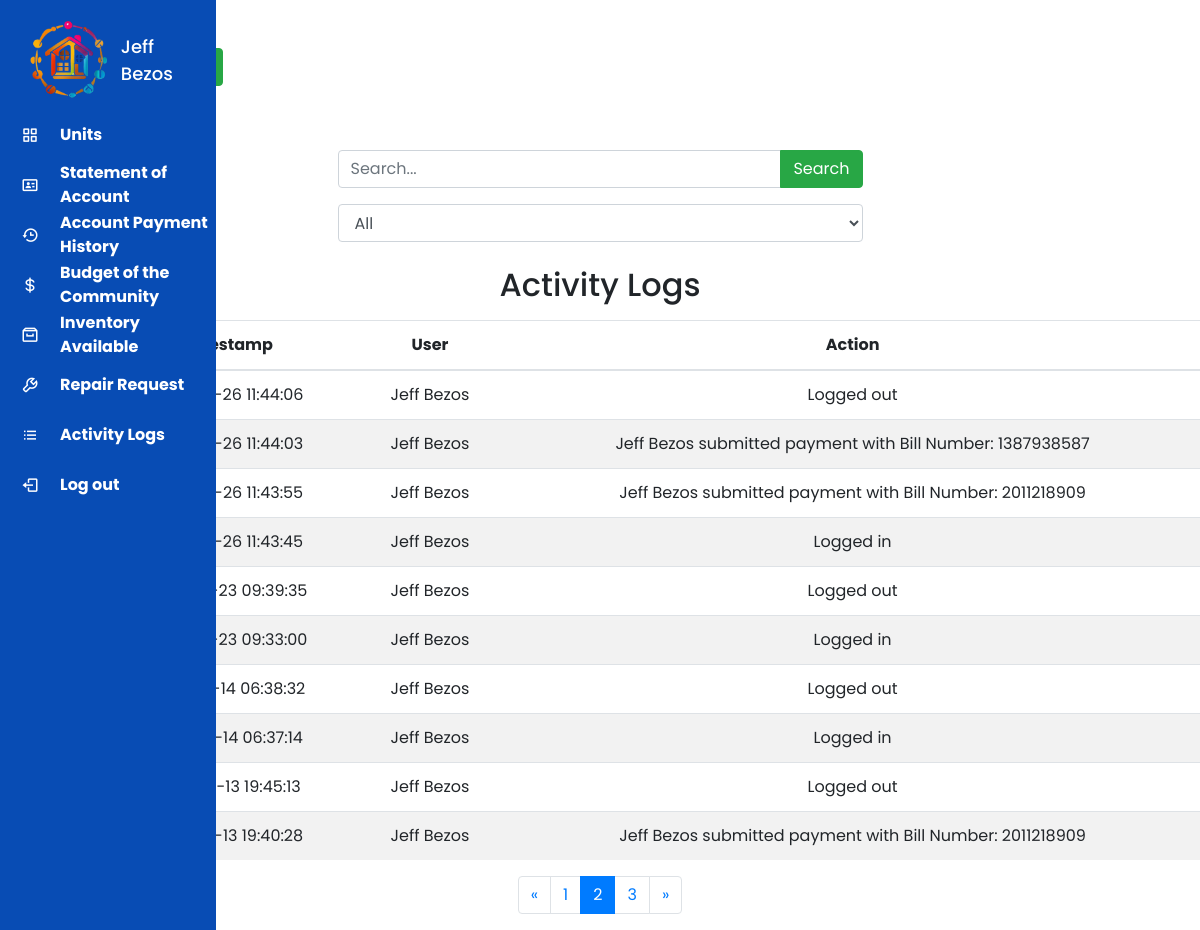
Page /casa_bougainvilla/tenant_dashboard/activitylogs.php?page=2 (signed in) on the committed database.
### tables this page shows
CREATE TABLE `activity_logs` (
  `id` int(11) NOT NULL,
  `timestamp` timestamp NOT NULL DEFAULT current_timestamp(),
  `user` varchar(255) NOT NULL,
  `action` varchar(255) NOT NULL,
  `condominium_id` int(11) DEFAULT NULL,
  `account_number` int(10) NOT NULL
);

### casa_bougainvilla/tenant_dashboard/activitylogs.php (the view, shortened to what this page needs)
<?php
include('../../includes/database.php');
$account_number = $_SESSION['account_number'];
$rowsPerPage = 10;
$page = isset($_GET['page']) ? intval($_GET['page']) : 1;
$offset = ($page - 1) * $rowsPerPage;
$activity_logs_query = "SELECT * FROM activity_logs WHERE condominium_id = 1 AND account_number = ? ORDER BY timestamp DESC LIMIT $offset, $rowsPerPage";
$stmt_logs = $mysqli->prepare($activity_logs_query);
$stmt_logs->bind_param("i", $account_number);
$stmt_logs->execute();
$activity_logs_result = $stmt_logs->get_result();
$totalRows = $mysqli->query("SELECT COUNT(*) as count FROM activity_logs WHERE condominium_id = 1 AND account_number = $account_number")->fetch_assoc()['count'];
$totalPages = ceil($totalRows / $rowsPerPage);
?>
<!DOCTYPE html>
<html lang="en">
<head>
    <link rel="stylesheet" href="https://cdn.jsdelivr.net/npm/bootstrap@4.0.0/dist/css/bootstrap.min.css">
    <link href='https://unpkg.com/boxicons@2.0.7/css/boxicons.min.css' rel='stylesheet'>
    <link rel="stylesheet" type="text/css"
        href="https://cdnjs.cloudflare.com/ajax/libs/jquery.tablesorter/2.31.3/css/theme.bootstrap.min.css">
    <link rel="stylesheet" type="text/css"
        href="https://cdnjs.cloudflare.com/ajax/libs/jquery.tablesorter/2.31.3/css/theme.default.min.css">
</head>
<body>
    <?php include "../../includes/sidebars/tenant_sidebar.php" ?>
    <div class="container">
        <button class="btn btn-success mx-5 my-5"" onclick=" downloadPDF()"><i class='bx bx-printer'></i> Print
            Table</button>
        <div class="container mt-3">
            <div class="row">
                <div class="col-md-6 offset-md-3">
                    <form method="post" action="activitylogs.php">
                        <div class="input-group">
                            <input type="text" name="searchInput" class="form-control" placeholder="Search...">
                            <div class="input-group-append">
                                <button class="btn btn-success" type="submit" name="searchButton">
                                    <i class="bi bi-search"></i> Search
                                </button>
                            </div>
                        </div>
                    </form>
                </div>
            </div>
        </div>
        <div class="container mt-3">
            <div class="row">
                <div class="col-md-6 offset-md-3">
                    <select id="timestampFilter" class="form-control">
                        <option value="all">All</option>
                    </select>
                </div>
            </div>
        </div>
        <div class="print-section">
            <h2 class="mt-4 mb-3" style="white-space: nowrap; text-align: center;">Activity Logs</h2>
            <table id="TableSorter" class="table mx-5">
                <thead>
                    <tr>
                        <th scope="col" style="white-space: nowrap; text-align: center;">
                            <center>Timestamp</center>
                        </th>
                        <th scope="col" style="white-space: nowrap; text-align: center;">
                            <center>User</center>
                        </th>
                        <th scope="col" style="white-space: nowrap; text-align: center;">
                            <center>Action</center>
                        </th>
                    </tr>
                </thead>
                <tbody>
                    <?php
                    while ($log = $activity_logs_result->fetch_assoc()) {
                        echo '<tr>
                            <td style="white-space: nowrap; text-align: center;"><center>' . $log['timestamp'] . '</center></td>
                            <td style="white-space: nowrap; text-align: center;"><center>' . $log['user'] . '</center></td>
                            <td style="white-space: nowrap; text-align: center;"><center>' . $log['action'] . '</center></td>
                        </tr>';
                    }
                    ?>
                </tbody>
            </table>
            <ul class="pagination justify-content-center">
                <?php
                $range = 5;
                $start = max(1, $page - $range);
                $end = min($totalPages, $page + $range);
                if ($page > 1) {
                    echo '<li class="page-item"><a class="page-link" href="?page=' . ($page - 1) . '">&laquo;</a></li>';
                }
                for ($i = $start; $i <= $end; $i++) {
                    echo '<li class="page-item ' . ($i == $page ? 'active' : '') . '"><a class="page-link" href="?page=' . $i . '">' . $i . '</a></li>';
                }
                if ($page < $totalPages) {
                    echo '<li class="page-item"><a class="page-link" href="?page=' . ($page + 1) . '">&raquo;</a></li>';
                }
                ?>
            </ul>
        </div>
    </div>
</body>
</html>

### casa_bougainvilla/tenant_dashboard/activitylogs.php (style rules this page uses)
* { margin: 0; padding: 0; box-sizing: border-box; font-family: 'Poppins', sans-serif; }
tbody tr:nth-child(even) { background-color: #f2f2f2; }
tbody tr:nth-child(odd) { background-color: #ffffff; }

### includes/sidebars/tenant_sidebar.php (style rules this page uses)
* { margin: 0; padding: 0; box-sizing: border-box; font-family: 'Poppins', sans-serif; }

### rows in the picture
activity_logs: timestamp "2024-02-26 11:44:06", user "Jeff Bezos", action "Logged out"
activity_logs: timestamp "2024-02-26 11:44:03", user "Jeff Bezos", action "Jeff Bezos submitted payment with Bill Number: 1387938587"
activity_logs: timestamp "2024-02-26 11:43:55", user "Jeff Bezos", action "Jeff Bezos submitted payment with Bill Number: 2011218909"
activity_logs: timestamp "2024-02-26 11:43:45", user "Jeff Bezos", action "Logged in"
activity_logs: timestamp "2024-02-23 09:39:35", user "Jeff Bezos", action "Logged out"
activity_logs: timestamp "2024-02-23 09:33:00", user "Jeff Bezos", action "Logged in"
activity_logs: timestamp "2024-02-14 06:38:32", user "Jeff Bezos", action "Logged out"
activity_logs: timestamp "2024-02-14 06:37:14", user "Jeff Bezos", action "Logged in"
activity_logs: timestamp "2024-02-13 19:45:13", user "Jeff Bezos", action "Logged out"
activity_logs: timestamp "2024-02-13 19:40:28", user "Jeff Bezos", action "Jeff Bezos submitted payment with Bill Number: 2011218909"

### other values in the picture
$_SESSION['username'] "Jeff Bezos"
